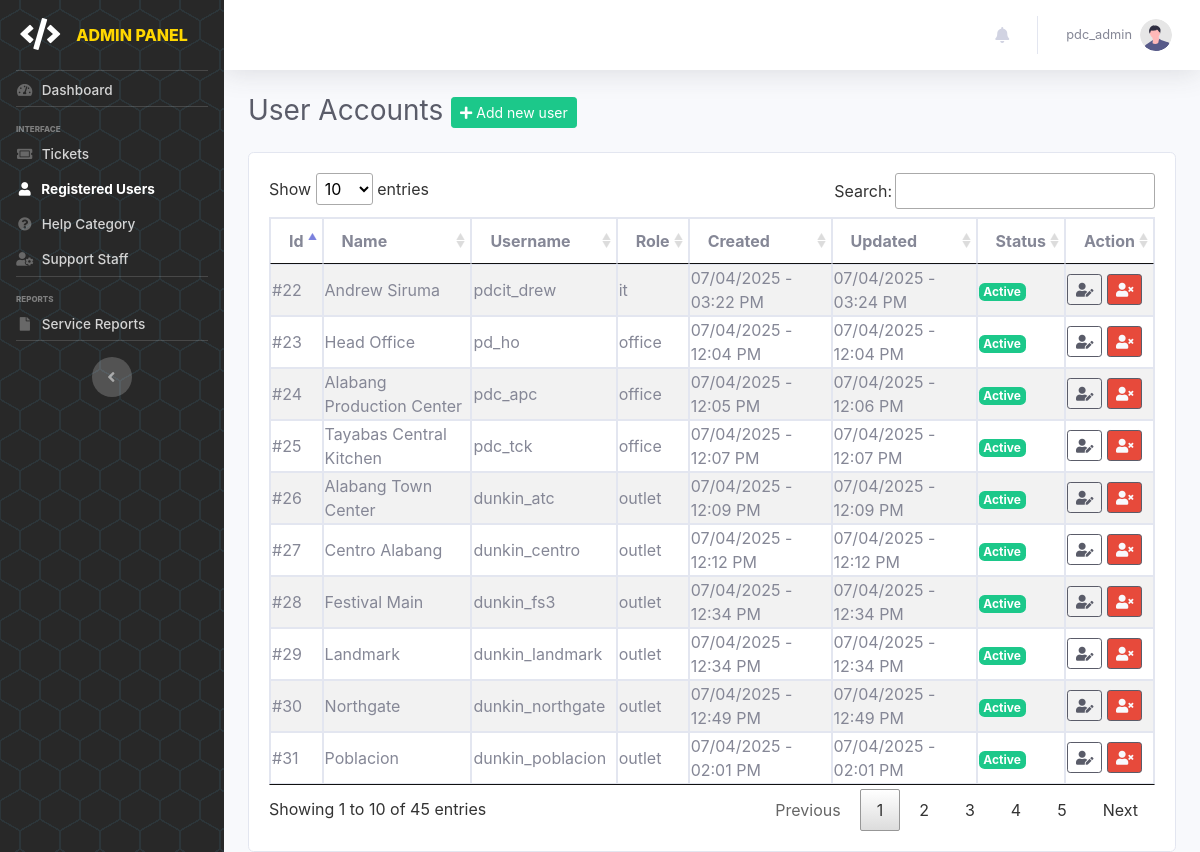
Page /pages/admin/users (signed in) on the committed database.
### tables this page shows
CREATE TABLE `tbl_useraccounts` (
  `id` int(11) NOT NULL,
  `name` varchar(100) NOT NULL,
  `username` varchar(100) NOT NULL,
  `password` varchar(255) NOT NULL,
  `role` enum('admin','it-admin','maintenance-admin','office','outlet','it','maintenance') NOT NULL,
  `status` enum('Active','Inactive') NOT NULL DEFAULT 'Active',
  `created` datetime(6) DEFAULT CURRENT_TIMESTAMP(6),
  `updated` datetime(6) DEFAULT CURRENT_TIMESTAMP(6) ON UPDATE CURRENT_TIMESTAMP(6)
);

### pages/admin/admin.users.php (the view, shortened to what this page needs)
<?php include('admin.header.php'); ?>
    <div class="container-fluid">
        <div class="d-sm-flex align-items-center justify-content-between mb-4">
            <h1 class="h3 mb-0 text-gray-800">User Accounts&nbsp;<a href="add-user" class="btn btn-sm btn-success"><i class="fas fa-plus"></i> Add new user</a></h1>
        </div>
        <div class="card mt-4">
            <div class="card-body">
                <div class="table-responsive">
                    <table class="table table-bordered table-striped table-sm w-100" id="acctbl">
                        <thead>
                            <tr>
                                <th>Id</th>
                                <th>Name</th>
                                <th>Username</th>
                                <th>Role</th>
                                <th>Created</th>
                                <th>Updated</th>
                                <th>Status</th>
                                <th>Action</th>
                            </tr>
                        </thead>
                        <tbody>
                            <?php
                                $user_qry = mysqli_query($conn, "SELECT * FROM tbl_useraccounts WHERE id != '1'");
                                while($rows=mysqli_fetch_array($user_qry)){
                                    $createDT = new DateTime($rows["created"]);
                                    $updateDT = new DateTime($rows["updated"]);
                            ?>
                                <tr>
                                    <td>#<?php echo $rows["id"]; ?></td>
                                    <td><?php echo $rows["name"]; ?></td>
                                    <td><?php echo $rows["username"]; ?></td>
                                    <td><?php echo $rows["role"]; ?></td>
                                    <td><?php echo $formattedDate = $createDT->format('m/d/Y - h:i A'); ?></td>
                                    <td><?php echo $formattedDate = $updateDT->format('m/d/Y - h:i A'); ?></td>
                                    <td>
                                        <span class="badge text-white <?php echo $rows["status"] == 'Active' ? 'bg-success' : 'bg-secondary'; ?>">
                                            <?php echo ucfirst($rows["status"]); ?>
                                        </span>
                                    </td>
                                    <td>
                                        <a class="btn btn-sm btn-outline-dark" href="edit-user?id=<?php echo $rows['id']; ?>" title="Edit User"><i class="fas fa-user-edit"></i></a>
                                        <?php if ($rows['status'] == 'Active') { ?>
                                            <a class="btn btn-sm bg-danger text-light btn-outline-dark" href="user-status?id=<?php echo $rows['id']; ?>&status=Inactive" title="Deactivate User">
                                                <i class="fas fa-user-times"></i>
                                            </a>
                                        <?php } else { ?>
                                            <a class="btn btn-sm bg-success text-light btn-outline-dark" href="user-status?id=<?php echo $rows['id']; ?>&status=Active" title="Activate User">
                                                <i class="fas fa-user-check"></i>
                                            </a>
                                        <?php } ?>
                                    </td>
                                </tr>
                            <?php } ?>
                        </tbody>
                    </table>
                </div>
            </div>
        </div>
    </div>
<?php include('admin.footer.php'); ?>

### rows in the picture
tbl_useraccounts: id "22", name "Andrew Siruma", username "pdcit_drew", role "it", created "07/04/2025 - 03:22 PM", updated "07/04/2025 - 03:24 PM", status "Active"
tbl_useraccounts: id "23", name "Head Office", username "pd_ho", role "office", created "07/04/2025 - 12:04 PM", updated "07/04/2025 - 12:04 PM", status "Active"
tbl_useraccounts: id "24", name "Alabang Production Center", username "pdc_apc", role "office", created "07/04/2025 - 12:05 PM", updated "07/04/2025 - 12:06 PM", status "Active"
tbl_useraccounts: id "25", name "Tayabas Central Kitchen", username "pdc_tck", role "office", created "07/04/2025 - 12:07 PM", updated "07/04/2025 - 12:07 PM", status "Active"
tbl_useraccounts: id "26", name "Alabang Town Center", username "dunkin_atc", role "outlet", created "07/04/2025 - 12:09 PM", updated "07/04/2025 - 12:09 PM", status "Active"
tbl_useraccounts: id "27", name "Centro Alabang", username "dunkin_centro", role "outlet", created "07/04/2025 - 12:12 PM", updated "07/04/2025 - 12:12 PM", status "Active"
tbl_useraccounts: id "28", name "Festival Main", username "dunkin_fs3", role "outlet", created "07/04/2025 - 12:34 PM", updated "07/04/2025 - 12:34 PM", status "Active"
tbl_useraccounts: id "29", name "Landmark", username "dunkin_landmark", role "outlet", created "07/04/2025 - 12:34 PM", updated "07/04/2025 - 12:34 PM", status "Active"
tbl_useraccounts: id "30", name "Northgate", username "dunkin_northgate", role "outlet", created "07/04/2025 - 12:49 PM", updated "07/04/2025 - 12:49 PM", status "Active"
tbl_useraccounts: id "31", name "Poblacion", username "dunkin_poblacion", role "outlet", created "07/04/2025 - 02:01 PM", updated "07/04/2025 - 02:01 PM", status "Active"

### other values in the picture
$_SESSION['username'] "pdc_admin"
